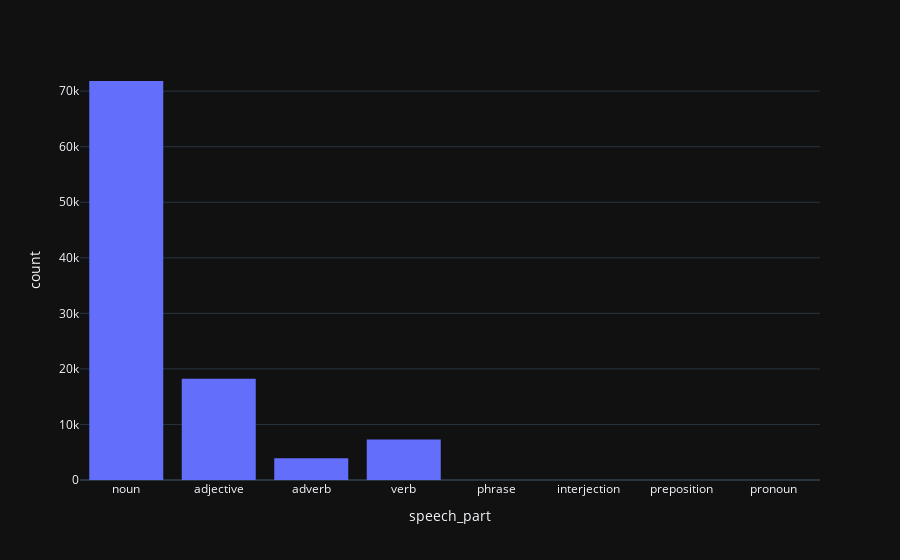

Notebook source saved alongside this figure:
### Code cell
px.histogram(speech_parts_singles, x="speech_part", template="plotly_dark")

### Figure 1 — Plotly figure (JSON) as saved in the notebook; plotly's stock layout.template omitted (floating-point values rounded to 4 significant figures; data arrays with more than 128 entries replaced by an {"elided": "..."} marker saying what was removed)
{"data": [{"alignmentgroup": "True", "bingroup": "x", "hovertemplate": "speech_part=%{x}<br>count=%{y}<extra></extra>", "legendgroup": "", "marker": {"color": "#636efa", "pattern": {"shape": ""}}, "name": "", "offsetgroup": "", "orientation": "v", "showlegend": false, "type": "histogram", "x": {"elided": "101286 str values"}, "xaxis": "x", "yaxis": "y"}], "layout": {"barmode": "relative", "legend": {"tracegroupgap": 0}, "margin": {"t": 60}, "xaxis": {"anchor": "y", "domain": [0, 1], "title": {"text": "speech_part"}}, "yaxis": {"anchor": "x", "domain": [0, 1], "title": {"text": "count"}}}}
